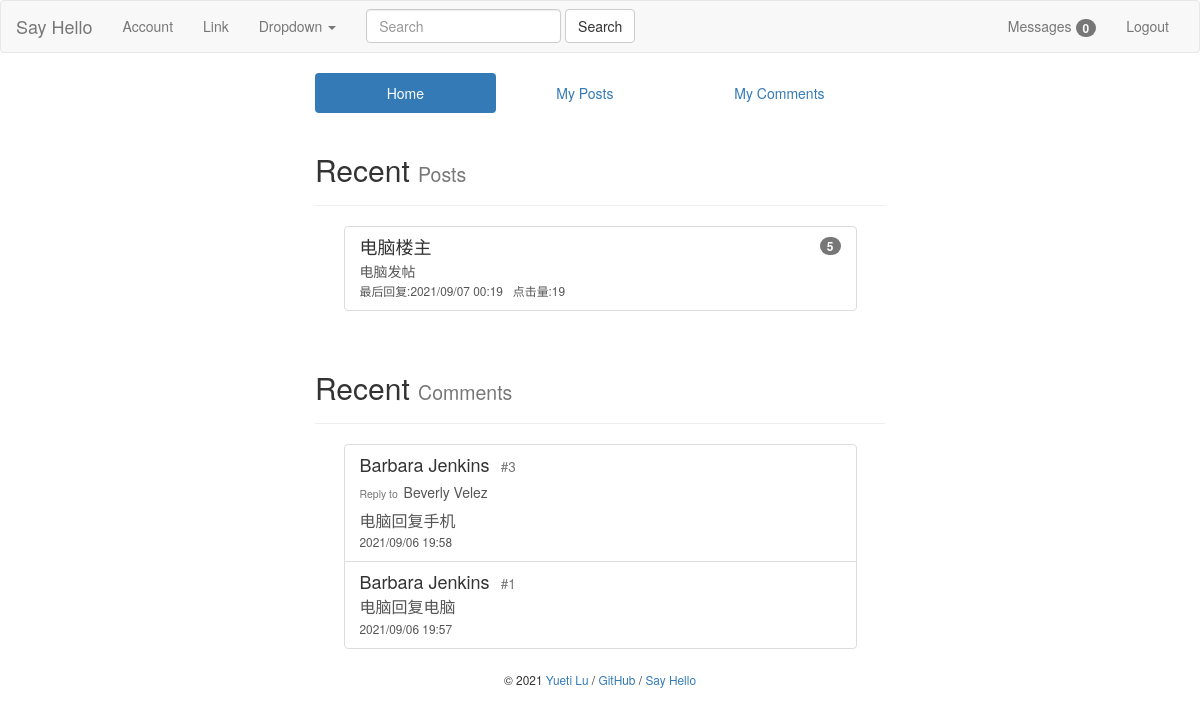
The app's page /admin/index (signed in), older data.
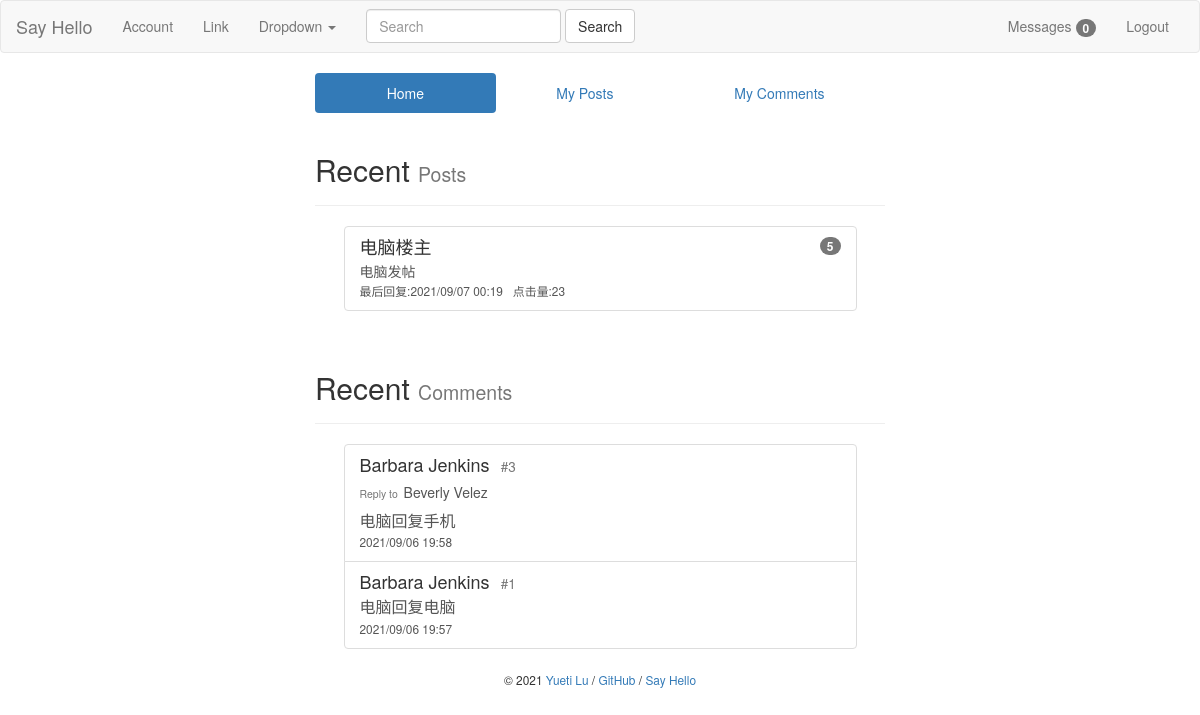
The same page, newer data.
### bluelog/models.py (models this page shows)
class Post(db.Model):
    id = db.Column(db.Integer, primary_key=True)
    title = db.Column(db.String(60))
    body = db.Column(db.Text)
    name = db.Column(db.String(60))
    clickNum = db.Column(db.Integer, default=0)
    commentNum = db.Column(db.Integer, default=0)
    postTime = db.Column(db.DateTime, default=datetime.now)
    timestamp = db.Column(db.DateTime, default=datetime.now)
    user_id = db.Column(db.Integer, db.ForeignKey('user.id'))
    user = db.relationship('User', back_populates='posts')
    comments = db.relationship('Comment', back_populates='post', cascade='all,delete-orphan')

### bluelog/blueprints/admin.py (the view)
@admin_bp.route('/index')
def index():
    if not current_user.is_authenticated:
        return redirect(url_for('auth.login'))
    else:
        recentPosts = Post.query.filter(Post.user_id == current_user.id).order_by(Post.postTime.desc()).limit(5)
        recentComments = Comment.query.filter(Comment.user_id == current_user.id) \
            .order_by(Comment.timestamp.desc()).limit(5)
        return render_template('admin/index.html', posts=recentPosts, comments=recentComments)

### bluelog/forms.py
class SearchForm(FlaskForm):
    body = StringField('SearchMessage', validators=[DataRequired()])
    submit = SubmitField('Search')

### bluelog/__init__.py (called while the page is built)
def register_template_context(app):
    @app.context_processor
    def injectSearchForm():
        searchForm = SearchForm()
        return dict(searchForm=searchForm)
    @app.context_processor
    def injectUnreadMessage():
        if current_user.is_authenticated:
            user = User.query.get(current_user.id)
            unreadMessageNum = UnreadMessage.query.filter(and_(UnreadMessage.user_id == user.id,
                                                               UnreadMessage.haveRead == 0)).count()
            return dict(unreadMessageNum=unreadMessageNum)
        else:
            return dict(unreadMessageNum=0)

### bluelog/extensions.py (called while the page is built)
@login_manager.user_loader
def load_user(user_id):
    from bluelog.models import User
    user = User.query.get(int(user_id))
    return user

### bluelog/templates/admin/index.html
{% extends 'base.html' %}
{% from "macros.html" import show_flash with context %}
{% from "macros.html" import show_footer %}
{% from "macros.html" import show_comment_in_href %}
{% from "macros.html" import show_post_in_index %}
{% block content %}
    <div class="col-md-3"></div>
    <div class="col-md-6">
        <ul class="nav nav-pills nav-justified">
            <li role="presentation" class="active"><a href="{{ url_for('admin.index') }}">Home</a></li>
            <li role="presentation"><a href="{{ url_for('admin.managePosts') }}">My Posts</a></li>
            <li role="presentation"><a href="{{ url_for('admin.manageComments') }}">My Comments</a></li>
        </ul>
        <div class="page-header">
            <h2>Recent <small>Posts</small></h2>
        </div>
        <ul class="list-group" style="margin:0 auto; width:90%">
            {% for post in posts %}
                {{ show_post_in_index(post) }}
            {% endfor %}
        </ul>
        <br>
        <div class="page-header">
            <h2>Recent <small>Comments</small></h2>
        </div>
        <ul class="list-group" style="margin:0 auto; width:90%">
            {% for comment in comments %}
                {{ show_comment_in_href(comment) }}
            {% endfor %}
        </ul>
        {{ show_footer() }}
    </div>
    <div class="col-md-3"></div>
{% endblock content %}

### bluelog/templates/macros.html (shortened to what this page needs)
{% macro show_footer() %}
    <footer class="text-center" style="margin-top: 20px;">
        <small> &copy; 2021 <a href="https://github.com/luyueti111" title="Written by Grey Li">Yueti Lu</a> /
            <a href="https://github.com/luyueti111/Bluelog" title="Fork me on GitHub">GitHub</a> /
            <a href="{{ url_for('blog.hello') }}" title="A HelloFlask project">Say Hello</a>
        </small>
    </footer>
{% endmacro %}
{% macro show_post_in_index(post) %}
    <a class="list-group-item" href="{{ url_for('blog.replyPage', post_id=post.id) }}">
        <span class="badge">{{ post.commentNum }}</span>
        <h4 class="list-group-item-heading">{{ post.title }}</h4>
        <p class="list-group-item-text"
           style="width: 100%; word-break: break-all; word-wrap: break-word">{{ post.body }}</p>
        <small style="right: 0">
            最后回复:{{ post.timestamp.strftime('%Y/%m/%d %H:%M') }}&nbsp;&nbsp;
        </small>
        <small>点击量:{{ post.clickNum }}&nbsp;&nbsp;</small>
    </a>
{% endmacro %}
{% macro show_comment_in_href(comment) %}
    {% set post = comment.post %}
    <a class="list-group-item" href="{{ url_for('blog.replyPage', post_id=comment.post_id) }}">
        {% if comment.name == post.name %}
            <h4 class="list-group-item-heading text-info">{{ comment.name }}<small>&nbsp;&nbsp;&nbsp;#{{ comment.commentFloor }}</small>
            </h4>
        {% else %}
            <h4 class="list-group-item-heading">{{ comment.name }}<small>&nbsp;&nbsp;&nbsp;#{{ comment.commentFloor }}</small>
            </h4>
        {% endif %}
        {% if comment.replyTo is not none %}
            <h5><small>Reply to&nbsp;&nbsp;</small>{{ comment.replyTo }}</h5>
        {% endif %}
        <p class="list-group-item-text"
           style="width: 100%; word-break: break-all; word-wrap: break-word; font-size: medium">{{ comment.body }}</p>
        <small>
            {{ comment.timestamp.strftime('%Y/%m/%d %H:%M') }}
        </small>
    </a>
{% endmacro %}

Row changes from the older to the newer data that the page shows:
changed Post "电脑楼主": clickNum "19" → "23"
